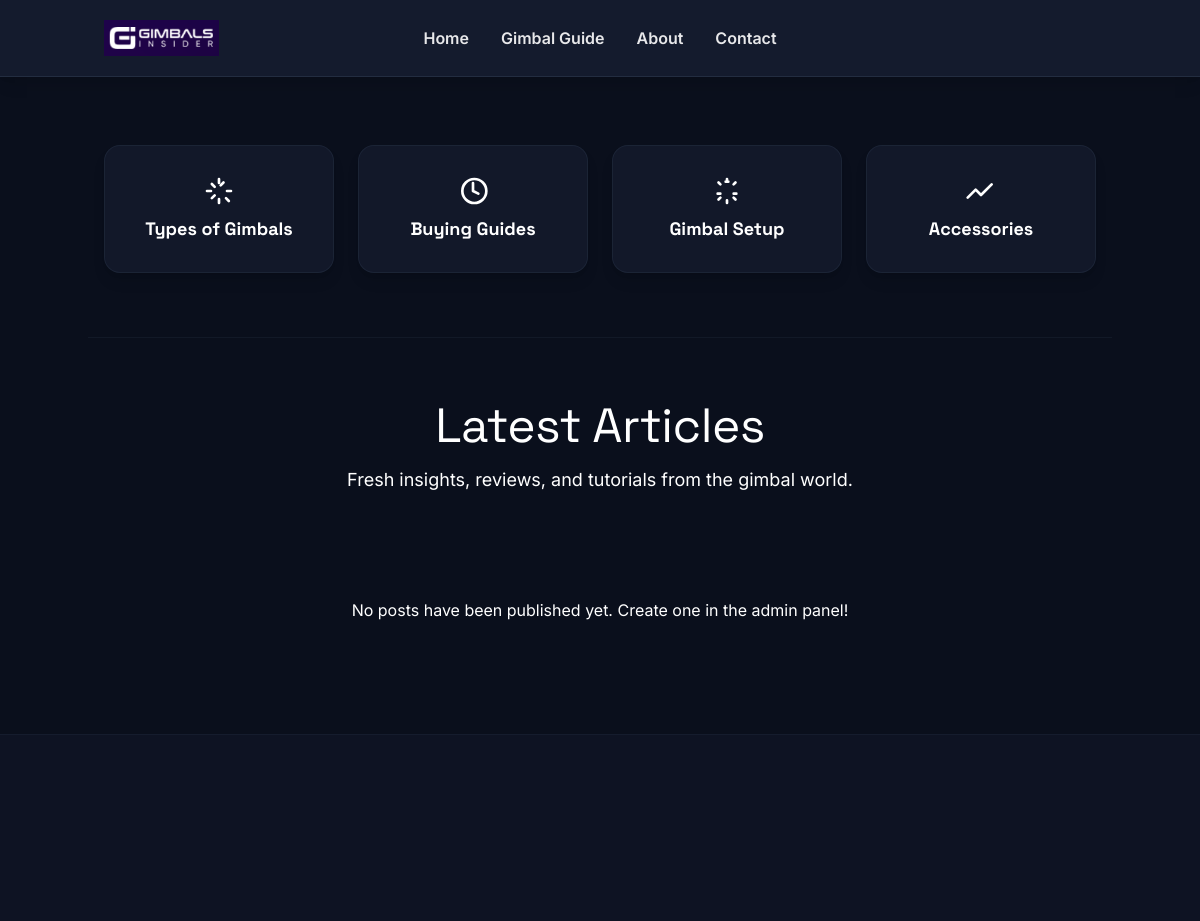
Before: / (upper part) with the older database file.
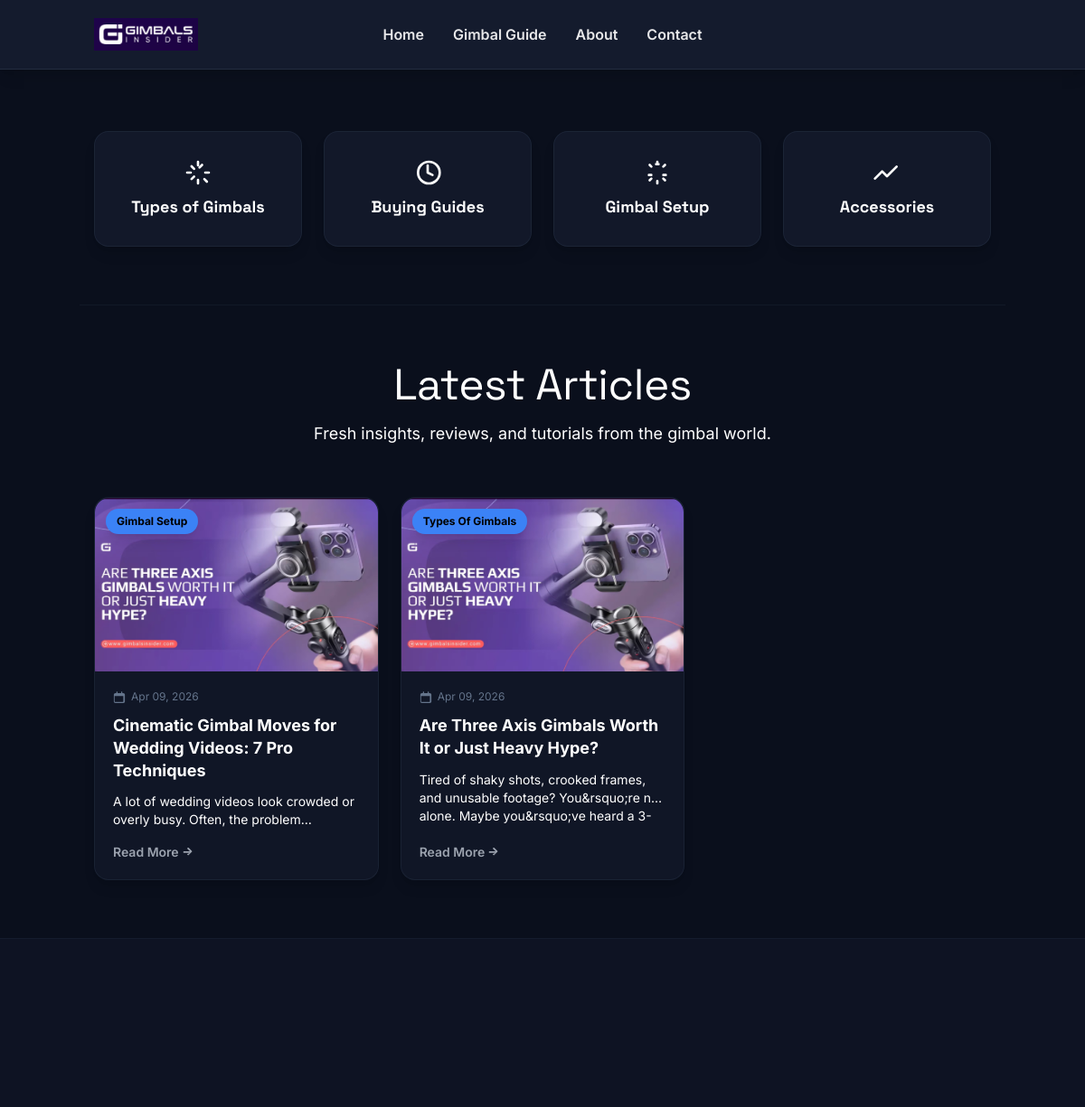
After: the same page with the newer database file.
### myapp/models.py (models this page shows, shortened)
class Post(models.Model):
    title = models.CharField(max_length=200)
    slug = models.SlugField(max_length=250, unique=True, blank=True)
    content = RichTextField()
    publication_date = models.DateTimeField(default=timezone.now)
    featured_image = models.ImageField(upload_to='post_images/')
    author = models.ForeignKey(Author, on_delete=models.SET_NULL, null=True, blank=True)
    categories = models.ManyToManyField(Category, blank=True)
    class Meta:
        ordering = ['-publication_date']

class Category(models.Model):
    name = models.CharField(max_length=100)
    slug = models.SlugField(max_length=100, unique=True, blank=True)
    class Meta:
        verbose_name_plural = "Categories"

### myapp/views.py (the view)
# urls.py: path('', views.index, name='home'),
def index(request):
    latest_posts = Post.objects.all()[:9]
    context = {
        'posts': latest_posts
    }
    return render(request, 'index.html', context)

### templates/index.html (shortened to what this page needs)
{% extends 'base.html' %}
{% load static %}
{% block content %}
<main class="flex-grow">
    <section class="container mx-auto mt-0 px-4 py-12 md:py-16">
        <div class="grid grid-cols-1 sm:grid-cols-2 lg:grid-cols-4 gap-6 mt-1">
            <a href="#" class="bg-secondary/80 rounded-2xl shadow-lg border border-border/30 flex flex-col items-center justify-center p-6 h-32 card-hover reveal group hover:border-accent/50 transition-all duration-300" style="transition-delay: 0s;">
                <h3 class="text-lg font-bold font-display text-white group-hover:text-accent transition-colors duration-200 text-center">
                    Types of Gimbals
                </h3>
            </a>
            <a href="#" class="bg-secondary/80 rounded-2xl shadow-lg border border-border/30 flex flex-col items-center justify-center p-6 h-32 card-hover reveal group hover:border-accent/50 transition-all duration-300" style="transition-delay: 0s;">
                <svg xmlns="http://www.w3.org/2000/svg" class="w-8 h-8 text-white mb-2 group-hover:text-accent transition-colors duration-200" fill="none" viewBox="0 0 24 24" stroke="currentColor">
                    <path stroke-linecap="round" stroke-linejoin="round" stroke-width="2" d="M12 6v6l4 2m6-2a9 9 0 11-18 0 9 9 0 0118 0z"/>
                </svg>
                <h3 class="text-lg font-bold font-display text-white group-hover:text-accent transition-colors duration-200 text-center">
                    Buying Guides
                </h3>
            </a>
            <a href="#" class="bg-secondary/80 rounded-2xl shadow-lg border border-border/30 flex flex-col items-center justify-center p-6 h-32 card-hover reveal group hover:border-accent/50 transition-all duration-300" style="transition-delay: 0s;">
                <h3 class="text-lg font-bold font-display text-white group-hover:text-accent transition-colors duration-200 text-center">
                    Gimbal Setup
                </h3>
            </a>
            <a href="#" class="bg-secondary/80 rounded-2xl shadow-lg border border-border/30 flex flex-col items-center justify-center p-6 h-32 card-hover reveal group hover:border-accent/50 transition-all duration-300" style="transition-delay: 0s;">
                <svg xmlns="http://www.w3.org/2000/svg" class="w-8 h-8 text-white mb-2 group-hover:text-accent transition-colors duration-200" fill="none" viewBox="0 0 24 24" stroke="currentColor">
                    <path stroke-linecap="round" stroke-linejoin="round" stroke-width="2" d="M20 7l-8 8-4-4-6 6"/>
                </svg>
                <h3 class="text-lg font-bold font-display text-white group-hover:text-accent transition-colors duration-200 text-center">
                    Accessories
                </h3>
            </a>
        </div>
    </section>
    <section class="container mx-auto px-4 py-12 md:py-16 border-t border-border/20">
        <div class="w-full flex justify-center items-center pb-8 reveal">
            <div class="relative mx-auto flex justify-center items-center flex-col">
                <h2 class="not-italic text-4xl sm:text-3xl md:text-4xl lg:text-5xl leading-tight md:leading-normal tracking-[-0.01em] capitalize text-white text-center mb-4">
                    Latest Articles
                </h2>
                <p class="text-white text-base md:text-lg max-w-2xl px-4 text-center">
                    Fresh insights, reviews, and tutorials from the gimbal world.
                </p>
            </div>
        </div>
        <div class="grid grid-cols-1 md:grid-cols-2 lg:grid-cols-3 gap-6 mt-6">
            {% for post in posts %}
            <article class="bg-secondary/60 rounded-2xl shadow-lg group border border-border/30 flex flex-col card-hover reveal" style="transition-delay: 0.{{ forloop.counter }}s;">
                <div class="overflow-hidden relative rounded-t-2xl">
                    <a href="{% url 'blog_detail' post.slug %}">
                        {% if post.featured_image %}
                        <img src="{{ post.featured_image.url }}" alt="{{ post.title }}" class="w-full h-48 object-cover transition-transform duration-500 group-hover:scale-105"/>
                        {% endif %}
                    </a>
                    {% for category in post.categories.all|slice:":1" %}
                    <span class="absolute top-3 left-3 bg-accent text-black text-xs font-bold px-3 py-1.5 rounded-full shadow-lg">{{ category.name }}</span>
                    {% endfor %}
                </div>
                <div class="p-5 flex-1 flex flex-col">
                    <div class="text-xs text-bg mb-3 flex items-center gap-4">
                        <span class="flex items-center gap-1.5">
                            {{ post.publication_date|date:"M d, Y" }}
                        </span>
                    </div>
                    <h3 class="text-lg font-bold font-display mb-3 transition-colors duration-200 leading-snug">
                        <a href="{% url 'blog_detail' post.slug %}">{{ post.title }}</a>
                    </h3>
                    <p class="text-white text-sm mb-4 line-clamp-2 flex-1">
                        {{ post.content|truncatewords:25|striptags }}
                    </p>
                    <a href="{% url 'blog_detail' post.slug %}" class="inline-flex items-center text-gray-400 font-semibold text-sm hover:underline mt-auto group/link">
                        Read More
                    </a>
                </div>
            </article>
            {% empty %}
            <div class="col-span-full text-center py-12">
                <p class="text-muted">No posts have been published yet. Create one in the admin panel!</p>
            </div>
            {% endfor %}
        </div>
    </section>
    <section class="bg-secondary/40 py-16 md:py-24 border-y border-border/20">
        <div class="container mx-auto px-4">
            <div class="flex flex-col lg:flex-row gap-12 lg:gap-16 items-center">
            </div>
        </div>
    </section>
</main>
{% endblock %}

### templates/base.html (shortened to what this page needs)
{% load static %}
<!DOCTYPE html>
<html lang="en">
<head>
    <script src="https://cdn.tailwindcss.com"></script>
</head>
<body class="bg-primary text-white font-body flex flex-col min-h-screen">
    <header class="bg-secondary text-white top-0 z-50 border-b border-border/50 shadow-lg">
        <div class="container mx-auto px-4 py-5">
            <div class="flex items-center justify-between relative">
                <a href="{% url 'home' %}" class="flex items-center gap-3 shrink-0 z-10">
                    <img src="{% static 'images/logo.jpg' %}" alt="Gimbals Insider Logo" width="130" height="28" class="h-8 md:h-9 w-auto object-contain"/>
                </a>
                <nav class="hidden lg:flex absolute left-1/2 -translate-x-1/2 items-center gap-8 text-base font-semibold text-white/90">
                    <a href="{% url 'home' %}" class="hover:text-accent transition">Home</a>
                    <a href="{% url 'home' %}" class="hover:text-accent transition">Gimbal Guide</a>
                    <a href="{% url 'about' %}" class="hover:text-accent transition">About</a>
                    <a href="{% url 'contact' %}" class="hover:text-accent transition">Contact</a>
                </nav>
            </div>
        </div>
    </header>
    {% block content %}
    {% endblock content%}
</body>
</html>

### templates/base.html (style rules this page uses)
* { font-family: 'Inter', sans-serif; }
h1, h2, h3, h4, h5, h6 { font-family: 'Space Grotesk', sans-serif; }
:root { --bg: #0A0F1C; --fg: #F8FAFC; --accent: #3B82F6; --highlight: #06B6D4; }
body { background: var(--bg ); }
.card-hover { transition: transform 0.3s ease, box-shadow 0.3s ease; }
.reveal { opacity: 0; transform: translateY(30px); transition: opacity 0.7s ease, transform 0.7s ease; }
.reveal.visible { opacity: 1; transform: translateY(0); }

Changed rows visible on the page:
added Post: featured_image (picture), publication_date "Apr 09, 2026", title "Cinematic Gimbal Moves for Wedding Videos: 7 Pro Techniques", content "A lot of wedding videos look crowded or overly busy. Often, the…"
added Category: name "Gimbal Setup", shown under "Apr 09, 2026"
added Post: featured_image (picture), publication_date "Apr 09, 2026", title "Are Three Axis Gimbals Worth It or Just Heavy Hype?", content "Tired of shaky shots, crooked frames, and unusable footage? You&rsquo;re not alone. Maybe you&rsquo;ve heard…"
added Category: name "Types Of Gimbals", shown under "Apr 09, 2026"
Other visible differences:
text no longer shown: "No posts have been published yet. Create one in the admin panel!"
